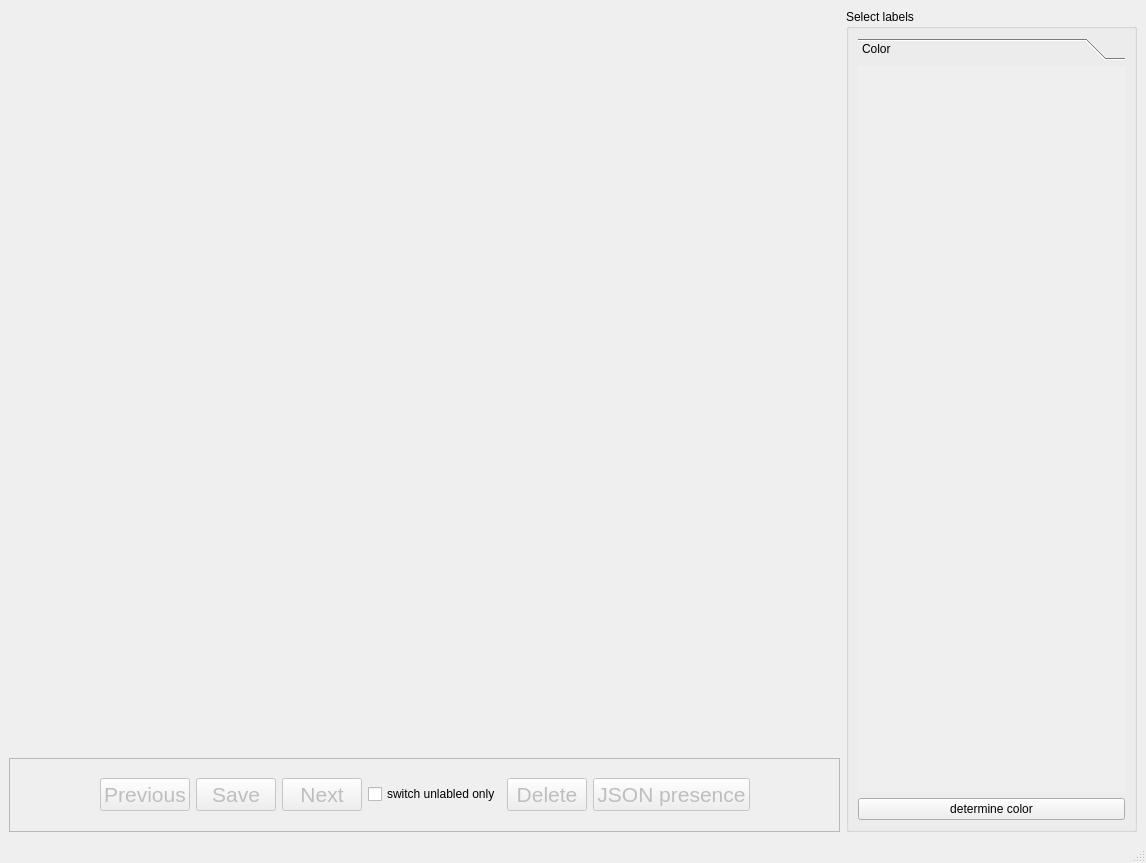
<?xml version="1.0" encoding="UTF-8"?>
<ui version="4.0">
 <class>MainWindow</class>
 <widget class="QMainWindow" name="MainWindow">
  <property name="geometry">
   <rect>
    <x>0</x>
    <y>0</y>
    <width>1146</width>
    <height>863</height>
   </rect>
  </property>
  <property name="windowTitle">
   <string>MainWindow</string>
  </property>
  <widget class="QWidget" name="centralwidget">
   <layout class="QGridLayout" name="gridLayout_2">
    <item row="0" column="0">
     <layout class="QHBoxLayout" name="horizontalLayout_2" stretch="20,7">
      <item>
       <layout class="QVBoxLayout" name="verticalLayout" stretch="10,1">
        <item>
         <widget class="QWidget" name="image_widget" native="true">
          <layout class="QGridLayout" name="gridLayout_3">
           <item row="0" column="0">
            <layout class="QVBoxLayout" name="image_layout"/>
           </item>
          </layout>
         </widget>
        </item>
        <item>
         <widget class="QFrame" name="frame">
          <property name="frameShape">
           <enum>QFrame::StyledPanel</enum>
          </property>
          <property name="frameShadow">
           <enum>QFrame::Raised</enum>
          </property>
          <layout class="QGridLayout" name="gridLayout">
           <item row="0" column="0">
            <layout class="QHBoxLayout" name="horizontalLayout">
             <item>
              <spacer name="horizontalSpacer">
               <property name="orientation">
                <enum>Qt::Horizontal</enum>
               </property>
               <property name="sizeHint" stdset="0">
                <size>
                 <width>40</width>
                 <height>20</height>
                </size>
               </property>
              </spacer>
             </item>
             <item>
              <widget class="QPushButton" name="previous_button">
               <property name="enabled">
                <bool>false</bool>
               </property>
               <property name="font">
                <font>
                 <pointsize>16</pointsize>
                </font>
               </property>
               <property name="text">
                <string>Previous</string>
               </property>
               <property name="icon">
                <iconset>
                 <normaloff>images/previous.png</normaloff>images/previous.png</iconset>
               </property>
               <property name="iconSize">
                <size>
                 <width>32</width>
                 <height>32</height>
                </size>
               </property>
              </widget>
             </item>
             <item>
              <widget class="QPushButton" name="save_button">
               <property name="enabled">
                <bool>false</bool>
               </property>
               <property name="font">
                <font>
                 <pointsize>16</pointsize>
                </font>
               </property>
               <property name="text">
                <string>Save</string>
               </property>
               <property name="icon">
                <iconset>
                 <normaloff>images/save.png</normaloff>images/save.png</iconset>
               </property>
               <property name="iconSize">
                <size>
                 <width>32</width>
                 <height>32</height>
                </size>
               </property>
              </widget>
             </item>
             <item>
              <widget class="QPushButton" name="next_button">
               <property name="enabled">
                <bool>false</bool>
               </property>
               <property name="font">
                <font>
                 <pointsize>16</pointsize>
                </font>
               </property>
               <property name="text">
                <string>Next</string>
               </property>
               <property name="icon">
                <iconset>
                 <normaloff>images/next.png</normaloff>images/next.png</iconset>
               </property>
               <property name="iconSize">
                <size>
                 <width>32</width>
                 <height>32</height>
                </size>
               </property>
              </widget>
             </item>
             <item>
              <widget class="QCheckBox" name="checkBox">
               <property name="text">
                <string>switch unlabled only</string>
               </property>
              </widget>
             </item>
             <item>
              <widget class="QPushButton" name="delete_button">
               <property name="enabled">
                <bool>false</bool>
               </property>
               <property name="font">
                <font>
                 <pointsize>16</pointsize>
                </font>
               </property>
               <property name="text">
                <string>Delete</string>
               </property>
               <property name="icon">
                <iconset>
                 <normaloff>images/delete.png</normaloff>images/delete.png</iconset>
               </property>
               <property name="iconSize">
                <size>
                 <width>32</width>
                 <height>32</height>
                </size>
               </property>
              </widget>
             </item>
             <item>
              <widget class="QPushButton" name="json_presence">
               <property name="enabled">
                <bool>false</bool>
               </property>
               <property name="font">
                <font>
                 <pointsize>16</pointsize>
                </font>
               </property>
               <property name="text">
                <string>JSON presence</string>
               </property>
               <property name="icon">
                <iconset>
                 <normaloff>images/for_json.png</normaloff>images/for_json.png</iconset>
               </property>
               <property name="iconSize">
                <size>
                 <width>32</width>
                 <height>32</height>
                </size>
               </property>
              </widget>
             </item>
             <item>
              <spacer name="horizontalSpacer_2">
               <property name="orientation">
                <enum>Qt::Horizontal</enum>
               </property>
               <property name="sizeHint" stdset="0">
                <size>
                 <width>40</width>
                 <height>20</height>
                </size>
               </property>
              </spacer>
             </item>
            </layout>
           </item>
          </layout>
         </widget>
        </item>
       </layout>
      </item>
      <item>
       <widget class="QGroupBox" name="groupBox">
        <property name="title">
         <string>Select labels</string>
        </property>
        <layout class="QGridLayout" name="gridLayout_4">
         <item row="0" column="0">
          <layout class="QVBoxLayout" name="verticalLayout_2" stretch="20,1">
           <item>
            <widget class="QToolBox" name="toolBox">
             <property name="currentIndex">
              <number>0</number>
             </property>
             <widget class="QWidget" name="page_2">
              <property name="geometry">
               <rect>
                <x>0</x>
                <y>0</y>
                <width>268</width>
                <height>694</height>
               </rect>
              </property>
              <attribute name="label">
               <string>Color</string>
              </attribute>
              <layout class="QGridLayout" name="gridLayout_5"/>
             </widget>
            </widget>
           </item>
           <item>
            <widget class="QPushButton" name="determine_color_button">
             <property name="enabled">
              <bool>true</bool>
             </property>
             <property name="text">
              <string>determine color</string>
             </property>
             <property name="icon">
              <iconset>
               <normaloff>images/color_picker.png</normaloff>images/color_picker.png</iconset>
             </property>
             <property name="iconSize">
              <size>
               <width>32</width>
               <height>32</height>
              </size>
             </property>
            </widget>
           </item>
          </layout>
         </item>
        </layout>
       </widget>
      </item>
     </layout>
    </item>
   </layout>
  </widget>
  <widget class="QMenuBar" name="menubar">
   <property name="geometry">
    <rect>
     <x>0</x>
     <y>0</y>
     <width>1146</width>
     <height>21</height>
    </rect>
   </property>
  </widget>
  <widget class="QStatusBar" name="statusbar"/>
 </widget>
 <resources/>
 <connections/>
</ui>
